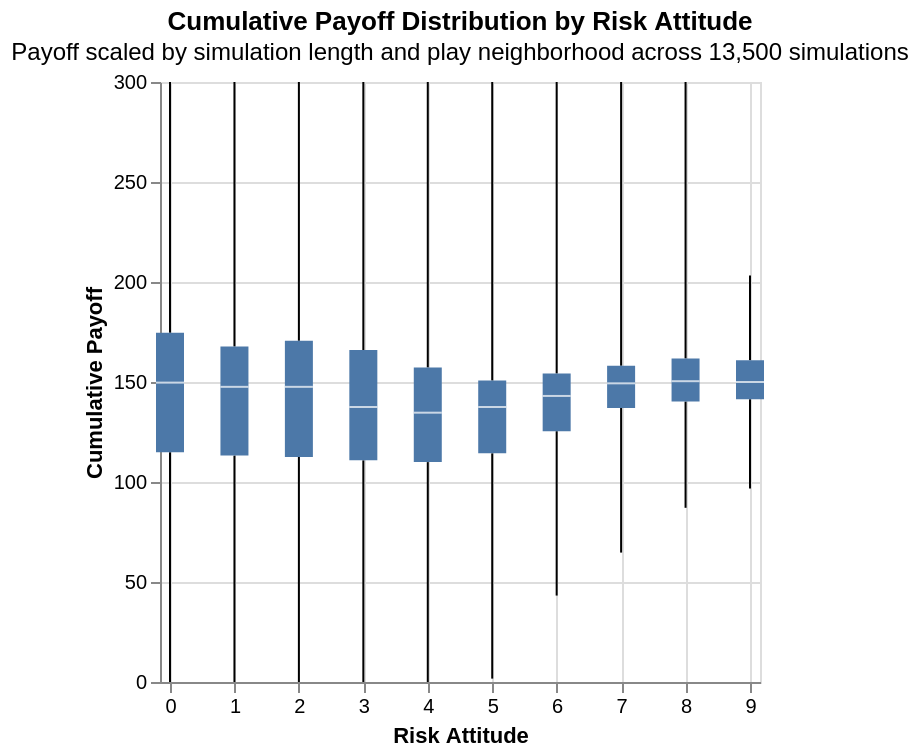

This figure's notebook cell:
### Markdown cell above
Here is the payoff distribution chart in question. How significant is the slight dip for the risk-neutral agents in the middle? How confident are we in these numbers?

### Code cell
import altair as alt

alt.data_transformers.enable("vegafusion")

payoffchart_title = alt.TitleParams(
    "Cumulative Payoff Distribution by Risk Attitude",
    subtitle=f"Payoff scaled by simulation length and play neighborhood across {num_simulation_runs:,} simulations"
)

cum_payoff_boxplot = alt.Chart(agents_last_round_df, title=payoffchart_title).mark_boxplot(extent="min-max").encode(
    x=alt.X("risk_attitude", title="Risk Attitude").scale(domain=[0, 9]),
    y=alt.X("scaled_points", title="Cumulative Payoff"),
) 
cum_payoff_boxplot

### Figure 1 — Vega specification as saved in the notebook (floating-point values rounded to 4 significant figures)
{"$schema": "https://vega.github.io/schema/vega/v5.json", "data": [{"name": "source_0"}, {"name": "data_0", "values": [{"lower_box_scaled_points": 141.4, "lower_whisker_scaled_points": 96.77, "mid_box_scaled_points": 150.0, "risk_attitude": 9, "upper_box_scaled_points": 160.9, "upper_whisker_scaled_points": 203.2}, {"lower_box_scaled_points": 140.3, "lower_whisker_scaled_points": 87.1, "mid_box_scaled_points": 150.4, "risk_attitude": 8, "upper_box_scaled_points": 161.7, "upper_whisker_scaled_points": 300.0}, {"lower_box_scaled_points": 137.0, "lower_whisker_scaled_points": 64.71, "mid_box_scaled_points": 149.3, "risk_attitude": 7, "upper_box_scaled_points": 158.1, "upper_whisker_scaled_points": 300.0}, {"lower_box_scaled_points": 114.3, "lower_whisker_scaled_points": 1.695, "mid_box_scaled_points": 137.5, "risk_attitude": 5, "upper_box_scaled_points": 150.8, "upper_whisker_scaled_points": 300.0}, {"lower_box_scaled_points": 112.5, "lower_whisker_scaled_points": 0.0, "mid_box_scaled_points": 147.6, "risk_attitude": 2, "upper_box_scaled_points": 170.6, "upper_whisker_scaled_points": 300.0}, {"lower_box_scaled_points": 109.9, "lower_whisker_scaled_points": 0.0, "mid_box_scaled_points": 134.7, "risk_attitude": 4, "upper_box_scaled_points": 157.3, "upper_whisker_scaled_points": 300.0}, {"lower_box_scaled_points": 125.4, "lower_whisker_scaled_points": 43.22, "mid_box_scaled_points": 143.0, "risk_attitude": 6, "upper_box_scaled_points": 154.3, "upper_whisker_scaled_points": 300.0}, {"lower_box_scaled_points": 110.8, "lower_whisker_scaled_points": 0.0, "mid_box_scaled_points": 137.5, "risk_attitude": 3, "upper_box_scaled_points": 166.0, "upper_whisker_scaled_points": 300.0}, {"lower_box_scaled_points": 114.9, "lower_whisker_scaled_points": 0.0, "mid_box_scaled_points": 149.7, "risk_attitude": 0, "upper_box_scaled_points": 174.6, "upper_whisker_scaled_points": 300.0}, {"lower_box_scaled_points": 113.2, "lower_whisker_scaled_points": 0.0, "mid_box_scaled_points": 147.6, "risk_attitude": 1, "upper_box_scaled_points": 167.8, "upper_whisker_scaled_points": 300.0}]}, {"name": "data_1", "values": [{"lower_box_scaled_points": 141.4, "lower_whisker_scaled_points": 96.77, "mid_box_scaled_points": 150.0, "risk_attitude": 9, "upper_box_scaled_points": 160.9, "upper_whisker_scaled_points": 203.2}, {"lower_box_scaled_points": 140.3, "lower_whisker_scaled_points": 87.1, "mid_box_scaled_points": 150.4, "risk_attitude": 8, "upper_box_scaled_points": 161.7, "upper_whisker_scaled_points": 300.0}, {"lower_box_scaled_points": 137.0, "lower_whisker_scaled_points": 64.71, "mid_box_scaled_points": 149.3, "risk_attitude": 7, "upper_box_scaled_points": 158.1, "upper_whisker_scaled_points": 300.0}, {"lower_box_scaled_points": 114.3, "lower_whisker_scaled_points": 1.695, "mid_box_scaled_points": 137.5, "risk_attitude": 5, "upper_box_scaled_points": 150.8, "upper_whisker_scaled_points": 300.0}, {"lower_box_scaled_points": 112.5, "lower_whisker_scaled_points": 0.0, "mid_box_scaled_points": 147.6, "risk_attitude": 2, "upper_box_scaled_points": 170.6, "upper_whisker_scaled_points": 300.0}, {"lower_box_scaled_points": 109.9, "lower_whisker_scaled_points": 0.0, "mid_box_scaled_points": 134.7, "risk_attitude": 4, "upper_box_scaled_points": 157.3, "upper_whisker_scaled_points": 300.0}, {"lower_box_scaled_points": 125.4, "lower_whisker_scaled_points": 43.22, "mid_box_scaled_points": 143.0, "risk_attitude": 6, "upper_box_scaled_points": 154.3, "upper_whisker_scaled_points": 300.0}, {"lower_box_scaled_points": 110.8, "lower_whisker_scaled_points": 0.0, "mid_box_scaled_points": 137.5, "risk_attitude": 3, "upper_box_scaled_points": 166.0, "upper_whisker_scaled_points": 300.0}, {"lower_box_scaled_points": 114.9, "lower_whisker_scaled_points": 0.0, "mid_box_scaled_points": 149.7, "risk_attitude": 0, "upper_box_scaled_points": 174.6, "upper_whisker_scaled_points": 300.0}, {"lower_box_scaled_points": 113.2, "lower_whisker_scaled_points": 0.0, "mid_box_scaled_points": 147.6, "risk_attitude": 1, "upper_box_scaled_points": 167.8, "upper_whisker_scaled_points": 300.0}]}, {"name": "data_2", "values": [{"lower_box_scaled_points": 141.4, "lower_whisker_scaled_points": 96.77, "mid_box_scaled_points": 150.0, "risk_attitude": 9, "upper_box_scaled_points": 160.9, "upper_whisker_scaled_points": 203.2}, {"lower_box_scaled_points": 140.3, "lower_whisker_scaled_points": 87.1, "mid_box_scaled_points": 150.4, "risk_attitude": 8, "upper_box_scaled_points": 161.7, "upper_whisker_scaled_points": 300.0}, {"lower_box_scaled_points": 137.0, "lower_whisker_scaled_points": 64.71, "mid_box_scaled_points": 149.3, "risk_attitude": 7, "upper_box_scaled_points": 158.1, "upper_whisker_scaled_points": 300.0}, {"lower_box_scaled_points": 114.3, "lower_whisker_scaled_points": 1.695, "mid_box_scaled_points": 137.5, "risk_attitude": 5, "upper_box_scaled_points": 150.8, "upper_whisker_scaled_points": 300.0}, {"lower_box_scaled_points": 112.5, "lower_whisker_scaled_points": 0.0, "mid_box_scaled_points": 147.6, "risk_attitude": 2, "upper_box_scaled_points": 170.6, "upper_whisker_scaled_points": 300.0}, {"lower_box_scaled_points": 109.9, "lower_whisker_scaled_points": 0.0, "mid_box_scaled_points": 134.7, "risk_attitude": 4, "upper_box_scaled_points": 157.3, "upper_whisker_scaled_points": 300.0}, {"lower_box_scaled_points": 125.4, "lower_whisker_scaled_points": 43.22, "mid_box_scaled_points": 143.0, "risk_attitude": 6, "upper_box_scaled_points": 154.3, "upper_whisker_scaled_points": 300.0}, {"lower_box_scaled_points": 110.8, "lower_whisker_scaled_points": 0.0, "mid_box_scaled_points": 137.5, "risk_attitude": 3, "upper_box_scaled_points": 166.0, "upper_whisker_scaled_points": 300.0}, {"lower_box_scaled_points": 114.9, "lower_whisker_scaled_points": 0.0, "mid_box_scaled_points": 149.7, "risk_attitude": 0, "upper_box_scaled_points": 174.6, "upper_whisker_scaled_points": 300.0}, {"lower_box_scaled_points": 113.2, "lower_whisker_scaled_points": 0.0, "mid_box_scaled_points": 147.6, "risk_attitude": 1, "upper_box_scaled_points": 167.8, "upper_whisker_scaled_points": 300.0}]}, {"name": "data_3", "values": [{"lower_box_scaled_points": 141.4, "lower_whisker_scaled_points": 96.77, "mid_box_scaled_points": 150.0, "risk_attitude": 9, "upper_box_scaled_points": 160.9, "upper_whisker_scaled_points": 203.2}, {"lower_box_scaled_points": 140.3, "lower_whisker_scaled_points": 87.1, "mid_box_scaled_points": 150.4, "risk_attitude": 8, "upper_box_scaled_points": 161.7, "upper_whisker_scaled_points": 300.0}, {"lower_box_scaled_points": 137.0, "lower_whisker_scaled_points": 64.71, "mid_box_scaled_points": 149.3, "risk_attitude": 7, "upper_box_scaled_points": 158.1, "upper_whisker_scaled_points": 300.0}, {"lower_box_scaled_points": 114.3, "lower_whisker_scaled_points": 1.695, "mid_box_scaled_points": 137.5, "risk_attitude": 5, "upper_box_scaled_points": 150.8, "upper_whisker_scaled_points": 300.0}, {"lower_box_scaled_points": 112.5, "lower_whisker_scaled_points": 0.0, "mid_box_scaled_points": 147.6, "risk_attitude": 2, "upper_box_scaled_points": 170.6, "upper_whisker_scaled_points": 300.0}, {"lower_box_scaled_points": 109.9, "lower_whisker_scaled_points": 0.0, "mid_box_scaled_points": 134.7, "risk_attitude": 4, "upper_box_scaled_points": 157.3, "upper_whisker_scaled_points": 300.0}, {"lower_box_scaled_points": 125.4, "lower_whisker_scaled_points": 43.22, "mid_box_scaled_points": 143.0, "risk_attitude": 6, "upper_box_scaled_points": 154.3, "upper_whisker_scaled_points": 300.0}, {"lower_box_scaled_points": 110.8, "lower_whisker_scaled_points": 0.0, "mid_box_scaled_points": 137.5, "risk_attitude": 3, "upper_box_scaled_points": 166.0, "upper_whisker_scaled_points": 300.0}, {"lower_box_scaled_points": 114.9, "lower_whisker_scaled_points": 0.0, "mid_box_scaled_points": 149.7, "risk_attitude": 0, "upper_box_scaled_points": 174.6, "upper_whisker_scaled_points": 300.0}, {"lower_box_scaled_points": 113.2, "lower_whisker_scaled_points": 0.0, "mid_box_scaled_points": 147.6, "risk_attitude": 1, "upper_box_scaled_points": 167.8, "upper_whisker_scaled_points": 300.0}]}], "marks": [{"type": "rule", "name": "layer_0_marks", "from": {"data": "data_0"}, "encode": {"update": {"tooltip": {"signal": "{\"Max of Cumulative Payoff\": format(datum[\"upper_whisker_scaled_points\"], \"\"), \"Q3 of Cumulative Payoff\": format(datum[\"upper_box_scaled_points\"], \"\"), \"Median of Cumulative Payoff\": format(datum[\"mid_box_scaled_points\"], \"\"), \"Q1 of Cumulative Payoff\": format(datum[\"lower_box_scaled_points\"], \"\"), \"Min of Cumulative Payoff\": format(datum[\"lower_whisker_scaled_points\"], \"\"), \"Risk Attitude\": format(datum[\"risk_attitude\"], \"\")}"}, "stroke": {"value": "black"}, "y2": {"field": "lower_box_scaled_points", "scale": "y"}, "x": {"field": "risk_attitude", "scale": "x"}, "y": {"field": "lower_whisker_scaled_points", "scale": "y"}}}, "aria": false, "style": ["rule", "boxplot-rule"]}, {"type": "rule", "name": "layer_1_marks", "from": {"data": "data_1"}, "encode": {"update": {"tooltip": {"signal": "{\"Max of Cumulative Payoff\": format(datum[\"upper_whisker_scaled_points\"], \"\"), \"Q3 of Cumulative Payoff\": format(datum[\"upper_box_scaled_points\"], \"\"), \"Median of Cumulative Payoff\": format(datum[\"mid_box_scaled_points\"], \"\"), \"Q1 of Cumulative Payoff\": format(datum[\"lower_box_scaled_points\"], \"\"), \"Min of Cumulative Payoff\": format(datum[\"lower_whisker_scaled_points\"], \"\"), \"Risk Attitude\": format(datum[\"risk_attitude\"], \"\")}"}, "stroke": {"value": "black"}, "x": {"field": "risk_attitude", "scale": "x"}, "y": {"field": "upper_box_scaled_points", "scale": "y"}, "y2": {"field": "upper_whisker_scaled_points", "scale": "y"}}}, "aria": false, "style": ["rule", "boxplot-rule"]}, {"type": "rect", "name": "layer_2_marks", "from": {"data": "data_2"}, "encode": {"update": {"y2": {"field": "upper_box_scaled_points", "scale": "y"}, "tooltip": {"signal": "{\"Max of Cumulative Payoff\": format(datum[\"upper_whisker_scaled_points\"], \"\"), \"Q3 of Cumulative Payoff\": format(datum[\"upper_box_scaled_points\"], \"\"), \"Median of Cumulative Payoff\": format(datum[\"mid_box_scaled_points\"], \"\"), \"Q1 of Cumulative Payoff\": format(datum[\"lower_box_scaled_points\"], \"\"), \"Min of Cumulative Payoff\": format(datum[\"lower_whisker_scaled_points\"], \"\"), \"Risk Attitude\": format(datum[\"risk_attitude\"], \"\")}"}, "xc": {"field": "risk_attitude", "scale": "x"}, "width": {"value": 14}, "y": {"field": "lower_box_scaled_points", "scale": "y"}, "fill": {"value": "#4c78a8"}}}, "style": ["bar", "boxplot-box"]}, {"type": "rect", "name": "layer_3_marks", "from": {"data": "data_3"}, "encode": {"update": {"tooltip": {"signal": "{\"Max of Cumulative Payoff\": format(datum[\"upper_whisker_scaled_points\"], \"\"), \"Q3 of Cumulative Payoff\": format(datum[\"upper_box_scaled_points\"], \"\"), \"Median of Cumulative Payoff\": format(datum[\"mid_box_scaled_points\"], \"\"), \"Q1 of Cumulative Payoff\": format(datum[\"lower_box_scaled_points\"], \"\"), \"Min of Cumulative Payoff\": format(datum[\"lower_whisker_scaled_points\"], \"\"), \"Risk Attitude\": format(datum[\"risk_attitude\"], \"\")}"}, "width": {"value": 14}, "fill": [{"value": "#4c78a8", "test": "datum['lower_box_scaled_points'] >= datum['upper_box_scaled_points']"}, {"value": "white"}], "height": {"value": 1}, "xc": {"field": "risk_attitude", "scale": "x"}, "opacity": {"value": 0.7}, "yc": {"field": "mid_box_scaled_points", "scale": "y"}}}, "style": ["tick", "boxplot-median"], "aria": false}], "scales": [{"name": "x", "type": "linear", "domain": [0, 9], "range": [0, {"signal": "width"}], "padding": 5, "zero": true}, {"name": "y", "type": "linear", "domain": {"fields": [{"data": "data_0", "field": "lower_whisker_scaled_points"}, {"data": "data_0", "field": "lower_box_scaled_points"}, {"data": "data_1", "field": "upper_box_scaled_points"}, {"data": "data_1", "field": "upper_whisker_scaled_points"}, {"data": "data_2", "field": "lower_box_scaled_points"}, {"data": "data_2", "field": "upper_box_scaled_points"}, {"data": "data_3", "field": "mid_box_scaled_points"}]}, "range": [{"signal": "height"}, 0], "nice": true, "zero": true}], "axes": [{"scale": "x", "aria": false, "gridScale": "y", "domain": false, "minExtent": 0, "zindex": 0, "maxExtent": 0, "grid": true, "orient": "bottom", "tickCount": {"signal": "ceil(width/40)"}, "labels": false, "ticks": false}, {"scale": "y", "grid": true, "minExtent": 0, "gridScale": "x", "domain": false, "maxExtent": 0, "zindex": 0, "labels": false, "orient": "left", "aria": false, "ticks": false, "tickCount": {"signal": "ceil(height/40)"}}, {"scale": "x", "labelFlush": true, "labelOverlap": true, "tickCount": {"signal": "ceil(width/40)"}, "zindex": 0, "grid": false, "orient": "bottom", "title": "Risk Attitude"}, {"scale": "y", "labelOverlap": true, "tickCount": {"signal": "ceil(height/40)"}, "zindex": 0, "orient": "left", "title": "Cumulative Payoff", "grid": false}], "title": {"text": "Cumulative Payoff Distribution by Risk Attitude", "subtitle": "Payoff scaled by simulation length and play neighborhood across 13,500 simulations", "frame": "group"}, "width": 300, "padding": 5, "style": "cell", "background": "white", "height": 300}
